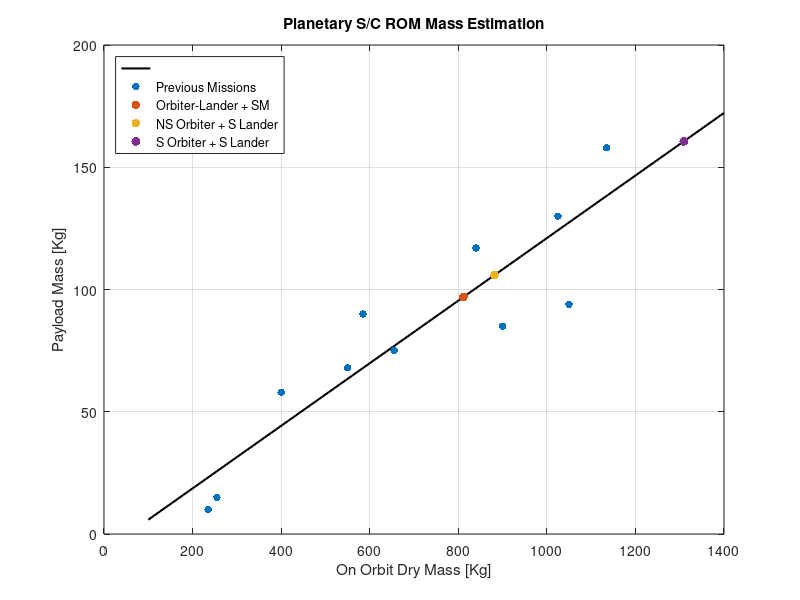
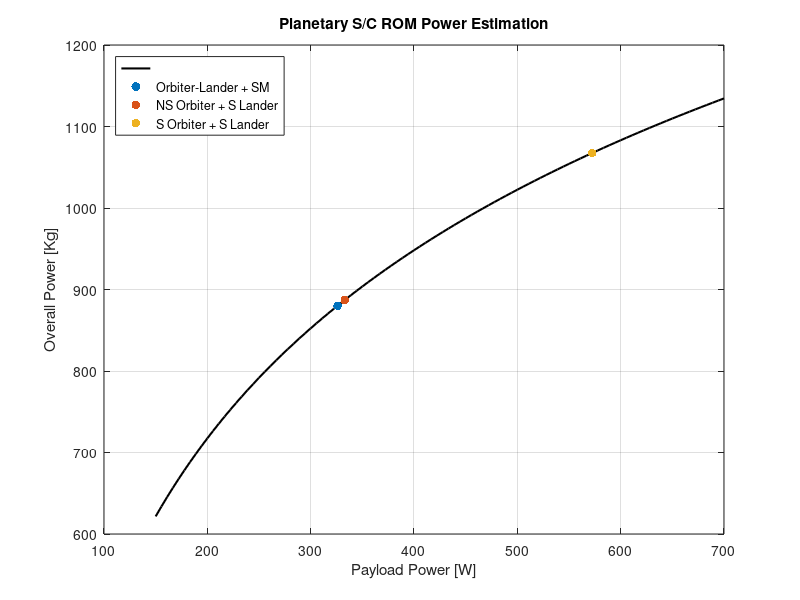

Source code (MATLAB) for these figures, in order:
clearvars ; close all ; clc ;

% ----------------------------------------------------
% Script computes ROM estimation for each architecture
% ----------------------------------------------------



% ONLY CHANGE PARAMETERS IN THE BOX BELOW
% ---------------------------------------

Isp = 300; % [s  ] - Hydrazine specific impulse
DV = 2400; % [m/s] - Assuming Cassini's deltaV with NO margins added

% ---------------------------------------
% ONLY CHANGE PARAMETERS IN THE BOX ABOVE






%% DO NOT TOUCH BELOW HERE

% Fixed constants
g0 = 9.81;

% Empirical mass law
m_orb = [235,255,400,550,585,655,840,900,1050,1025,1135];
m_pl = [10,15,58,68,90,75,117,85,94,130,158];
%p = polyfit(m_pl,m_orb,1);

p2 = polyfit(m_orb,m_pl,1);
x = linspace(100,1400);
y = polyval(p2,x);

% Orbilander + Service Module
pl_1 = 96.9;
m_dry_1 = (pl_1-p2(2))/p2(1);
m_wet_1 = m_dry_1*exp(DV/(Isp*g0));
m_prop_1 = m_wet_1-m_dry_1;

% Small Orbiter + Lander
pl_2a = 75.4;
pl_2b = 30.5;
pl_2 = pl_2a+pl_2b;
m_dry_2 = (pl_2-p2(2))/p2(1);
m_wet_2 = m_dry_2*exp(DV/(Isp*g0));
m_prop_2 = m_wet_2-m_dry_2;

% Orbiter with sampling + Lander
pl_3a = 75.4;
pl_3b = 85.2;
pl_3 = pl_3a+pl_3b;
m_dry_3 = (pl_3-p2(2))/p2(1);
m_wet_3 = m_dry_3*exp(DV/(Isp*g0));
m_prop_3 = m_wet_3-m_dry_3;

plot(x,y,'k','linewidth',1.5)
hold on
grid on
scatter(m_orb,m_pl,30,'filled')
scatter(m_dry_1,pl_1,40,'filled')
scatter(m_dry_2,pl_2a+pl_2b,40,'filled')
scatter(m_dry_3,pl_3a+pl_3b,40,'filled')
xlabel('On Orbit Dry Mass [Kg]')
ylabel('Payload Mass [Kg]')
title('Planetary S/C ROM Mass Estimation')
legend('','Previous Missions','Orbiter-Lander + SM','NS Orbiter + S Lander',...
    'S Orbiter + S Lander','location','northwest')
%% Power %%%%%
% Empirical power law
P = @(P_pl) 332.93*log(P_pl) - 1046.6;

% Orbilander + Service Module
p_pl_1 = 326;
p1 = P(p_pl_1);

% Small Orbiter + Lander
p_pl_2a = 269;
p_pl_2b = 64;
p2 = P(p_pl_2a+p_pl_2b);

% Orbiter with sampling + Lander 
p_pl_3a = 269;
p_pl_3b = 303.4;
p3 = P(p_pl_3a+p_pl_3b);

x = linspace(150,700);
y = P(x);
figure
plot(x,y,'k','linewidth',1.5)
grid on
hold on
scatter(p_pl_1,p1,40,'filled')
scatter(p_pl_2a+p_pl_2b,p2,40,'filled')
scatter(p_pl_3a+p_pl_3b,p3,40,'filled')
xlabel('Payload Power [W]')
ylabel('Overall Power [Kg]')
title('Planetary S/C ROM Power Estimation')
legend('','Orbiter-Lander + SM','NS Orbiter + S Lander',...
    'S Orbiter + S Lander','location','northwest')
